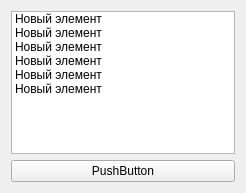
<?xml version="1.0" encoding="UTF-8"?>
<ui version="4.0">
 <class>Form</class>
 <widget class="QWidget" name="Form">
  <property name="geometry">
   <rect>
    <x>0</x>
    <y>0</y>
    <width>246</width>
    <height>193</height>
   </rect>
  </property>
  <property name="minimumSize">
   <size>
    <width>50</width>
    <height>50</height>
   </size>
  </property>
  <property name="windowTitle">
   <string>Form</string>
  </property>
  <property name="styleSheet">
   <string notr="true">#widget{
background-color: red
}</string>
  </property>
  <layout class="QVBoxLayout" name="verticalLayout">
   <item>
    <widget class="QListWidget" name="listWidget">
     <item>
      <property name="text">
       <string>Новый элемент</string>
      </property>
     </item>
     <item>
      <property name="text">
       <string>Новый элемент</string>
      </property>
     </item>
     <item>
      <property name="text">
       <string>Новый элемент</string>
      </property>
     </item>
     <item>
      <property name="text">
       <string>Новый элемент</string>
      </property>
     </item>
     <item>
      <property name="text">
       <string>Новый элемент</string>
      </property>
     </item>
     <item>
      <property name="text">
       <string>Новый элемент</string>
      </property>
     </item>
    </widget>
   </item>
   <item>
    <widget class="QPushButton" name="pushButton">
     <property name="text">
      <string>PushButton</string>
     </property>
    </widget>
   </item>
  </layout>
 </widget>
 <resources/>
 <connections/>
</ui>
